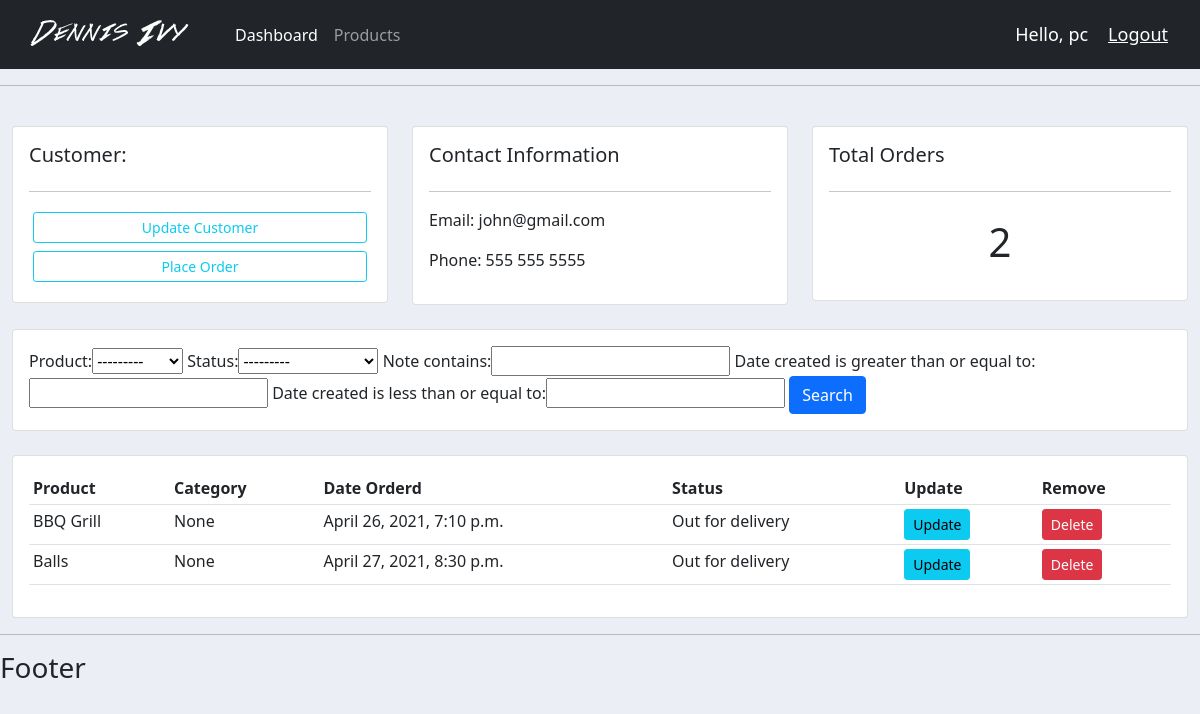
The app's page /customer/1/ (signed in) with its own data.
### accounts/models.py (models this page shows, shortened)
class Customer(models.Model):
	name = models.CharField(max_length=200, null=True)
	phone = models.CharField(max_length=200, null=True)
	email = models.CharField(max_length=200, null=True)
	date_created = models.DateTimeField(auto_now_add=True, null=True)

class Order(models.Model):
	STATUS = (
            ('Pending', 'Pending'),
         			('Out for delivery', 'Out for delivery'),
         			('Delivered', 'Delivered'),
        )
	customer = models.ForeignKey(Customer, null=True, on_delete=models.SET_NULL)
	product = models.ForeignKey(Product, null=True, on_delete=models.SET_NULL)
	date_created = models.DateTimeField(auto_now_add=True, null=True)
	status = models.CharField(max_length=200, null=True, choices=STATUS)
	note = models.CharField(max_length=1000, null=True)

class Product(models.Model):
	CATEGORY = (
            ('Indoor', 'Indoor'),
         			('Out Door', 'Out Door'),
        )
	name = models.CharField(max_length=200, null=True)
	price = models.FloatField(null=True)
	category = models.CharField(max_length=200, null=True, choices=CATEGORY)
	description = models.CharField(max_length=200, null=True, blank=True)
	date_created = models.DateTimeField(auto_now_add=True, null=True)
	tags = models.ManyToManyField(Tag)
	def __str__(self):
		return self.name

### accounts/views.py (the view)
# urls.py: path('customer/<str:pk>/', views.customer, name="customer"),
@login_required(login_url='login')
def customer(request, pk):
    customer = Customer.objects.get(id=pk)
    orders = customer.order_set.all()
    order_count = orders.count()
    myFilter = OrderFilter(request.GET, queryset=orders)
    orders = myFilter.qs
    context = {'customer': customer,
               'orders': orders, 'order_count': order_count, 'myFilter':myFilter}
    return render(request, 'accounts/customer.html', context)

### accounts/templates/accounts/customer.html
{%  extends 'accounts/main.html' %}
{% block content %}
	<br>
<div class="row">
	<div class="col-md">
		<div class="card card-body">
			<h5>Customer:</h5>
			<hr>
			<a class="btn btn-outline-info  btn-sm btn-block m-1" href="">Update Customer</a>
			<a class="btn btn-outline-info  btn-sm btn-block m-1" href="{% url 'create_order' customer.id %}">Place Order</a>
		</div>
	</div>
	<div class="col-md">
		<div class="card card-body">
			<h5>Contact Information</h5>
			<hr>
			<p>Email: {{customer.email}}</p>
			<p>Phone: {{customer.phone}}</p>
		</div>
	</div>
	<div class="col-md">
		<div class="card card-body">
			<h5>Total Orders</h5>
			<hr>
			<h1 style="text-align: center;padding: 10px">{{order_count}}</h1>
		</div>
	</div>
</div>
<br>
<div class="row">
	<div class="col">
		<div class="card card-body">
			<form method="get">
        {{myFilter.form}}
		    <button class="btn btn-primary" type="submit">Search</button>
		  </form>
		</div>
	</div>
</div>
<br>
<div class="row">
	<div class="col-md">
		<div class="card card-body">
			<table class="table table-sm">
				<tr>
					<th>Product</th>
					<th>Category</th>
					<th>Date Orderd</th>
					<th>Status</th>
					<th>Update</th>
					<th>Remove</th>
				</tr>
				{% for order in orders %}
				 <tr>
					 <td>{{order.product}}</td>
					 <td>{{order.note}}</td>
					 <td>{{order.date_created}}</td>
					 <td>{{order.status}}</td>
					 <td><a class="btn btn-sm btn-info" href="{% url 'update_order' order.id %}">Update</a></td>
           <td><a class="btn btn-sm btn-danger" href="{% url 'delete_order' order.id %}">Delete</a></td>
				 </tr>
				{% endfor %}
			</table>
		</div>
	</div>
</div>
{% endblock %}

### accounts/templates/accounts/navbar.html (shortened to what this page needs)
{% load static from staticfiles %}
<nav class="navbar navbar-expand-lg navbar-dark bg-dark">
  <div class="container-fluid">
    <a class="navbar-brand" href="#"><img src="{% static 'images/logo.png' %}"></a>
    <div class="collapse navbar-collapse" id="navbarNav">
      <ul class="navbar-nav">
        <li class="nav-item">
          <a class="nav-link active" aria-current="page" href="{% url 'home' %}">Dashboard</a>
        </li>
        <li class="nav-item">
          <a class="nav-link" href="{% url 'products' %}">Products</a>
        </li>
      </ul>
    </div>
    <span class="hello-msg">Hello, {{request.user}}</span>
    <span ><a  class="hello-msg" href="{% url 'logout' %}">Logout</a></span>
  </div>
</nav>

### static/css/main.css (style rules this page uses)
body { background-color: #ebeff5; }

### accounts/templates/accounts/navbar.html (style rules this page uses)
.hello-msg { font-size: 18px; color: #fff; margin-right: 20px; }

### records on screen
Customer: email "john@gmail.com", phone "555 555 5555"
Order: product "BBQ Grill", note "None", date_created "April 26, 2021, 7:10 p.m.", status "Out for delivery"
Order: product "Balls", note "None", date_created "April 27, 2021, 8:30 p.m.", status "Out for delivery"

### other values on screen
{{ request.user }} "pc"
{{ order_count }} "2"
